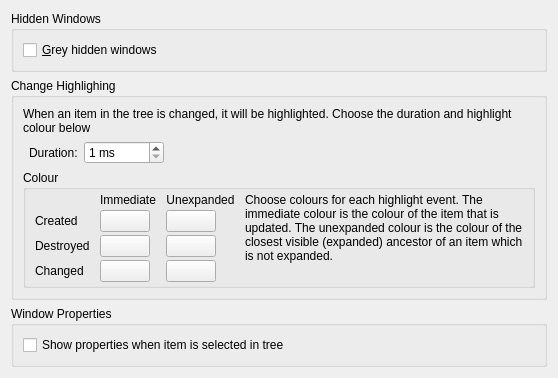
            <widget class="QWidget" name="windowTreePage">
             <layout class="QFormLayout" name="formLayout_5">
              <property name="fieldGrowthPolicy">
               <enum>QFormLayout::AllNonFixedFieldsGrow</enum>
              </property>
              <item row="1" column="0" colspan="2">
               <widget class="QGroupBox" name="groupBox_7">
                <property name="title">
                 <string>Change Highlighing</string>
                </property>
                <layout class="QVBoxLayout" name="verticalLayout_10">
                 <item>
                  <widget class="QLabel" name="label_16">
                   <property name="text">
                    <string>When an item in the tree is changed, it will be highlighted. Choose the duration and highlight colour below</string>
                   </property>
                   <property name="wordWrap">
                    <bool>true</bool>
                   </property>
                  </widget>
                 </item>
                 <item>
                  <widget class="QWidget" name="widget_11" native="true">
                   <layout class="QHBoxLayout" name="horizontalLayout_6">
                    <property name="leftMargin">
                     <number>6</number>
                    </property>
                    <property name="topMargin">
                     <number>0</number>
                    </property>
                    <property name="rightMargin">
                     <number>0</number>
                    </property>
                    <property name="bottomMargin">
                     <number>0</number>
                    </property>
                    <item>
                     <widget class="QLabel" name="label_15">
                      <property name="text">
                       <string>Duration:</string>
                      </property>
                     </widget>
                    </item>
                    <item>
                     <widget class="QSpinBox" name="spnChangeDuration">
                      <property name="suffix">
                       <string> ms</string>
                      </property>
                      <property name="minimum">
                       <number>1</number>
                      </property>
                      <property name="maximum">
                       <number>10000</number>
                      </property>
                     </widget>
                    </item>
                    <item>
                     <spacer name="horizontalSpacer_4">
                      <property name="orientation">
                       <enum>Qt::Horizontal</enum>
                      </property>
                      <property name="sizeHint" stdset="0">
                       <size>
                        <width>40</width>
                        <height>20</height>
                       </size>
                      </property>
                     </spacer>
                    </item>
                   </layout>
                  </widget>
                 </item>
                 <item>
                  <widget class="QGroupBox" name="groupBox_8">
                   <property name="title">
                    <string>Colour</string>
                   </property>
                   <layout class="QHBoxLayout" name="horizontalLayout_5" stretch="0,1">
                    <property name="spacing">
                     <number>10</number>
                    </property>
                    <property name="topMargin">
                     <number>3</number>
                    </property>
                    <property name="bottomMargin">
                     <number>3</number>
                    </property>
                    <item>
                     <widget class="QWidget" name="widget_12" native="true">
                      <layout class="QGridLayout" name="gridLayout_6">
                       <property name="leftMargin">
                        <number>0</number>
                       </property>
                       <property name="topMargin">
                        <number>0</number>
                       </property>
                       <property name="rightMargin">
                        <number>0</number>
                       </property>
                       <property name="bottomMargin">
                        <number>0</number>
                       </property>
                       <property name="horizontalSpacing">
                        <number>10</number>
                       </property>
                       <property name="verticalSpacing">
                        <number>3</number>
                       </property>
                       <item row="0" column="1">
                        <widget class="QLabel" name="label_19">
                         <property name="text">
                          <string>Immediate</string>
                         </property>
                         <property name="alignment">
                          <set>Qt::AlignCenter</set>
                         </property>
                        </widget>
                       </item>
                       <item row="0" column="2">
                        <widget class="QLabel" name="label_20">
                         <property name="text">
                          <string>Unexpanded</string>
                         </property>
                         <property name="alignment">
                          <set>Qt::AlignCenter</set>
                         </property>
                        </widget>
                       </item>
                       <item row="1" column="0">
                        <widget class="QLabel" name="label_17">
                         <property name="text">
                          <string>Created</string>
                         </property>
                        </widget>
                       </item>
                       <item row="1" column="1">
                        <widget class="ColourButton" name="btnCreatedColour1">
                         <property name="minimumSize">
                          <size>
                           <width>50</width>
                           <height>0</height>
                          </size>
                         </property>
                         <property name="maximumSize">
                          <size>
                           <width>50</width>
                           <height>16777215</height>
                          </size>
                         </property>
                         <property name="text">
                          <string/>
                         </property>
                        </widget>
                       </item>
                       <item row="1" column="2">
                        <widget class="ColourButton" name="btnCreatedColour2">
                         <property name="minimumSize">
                          <size>
                           <width>50</width>
                           <height>0</height>
                          </size>
                         </property>
                         <property name="maximumSize">
                          <size>
                           <width>50</width>
                           <height>16777215</height>
                          </size>
                         </property>
                         <property name="text">
                          <string/>
                         </property>
                        </widget>
                       </item>
                       <item row="2" column="0">
                        <widget class="QLabel" name="label_18">
                         <property name="text">
                          <string>Destroyed</string>
                         </property>
                        </widget>
                       </item>
                       <item row="2" column="1">
                        <widget class="ColourButton" name="btnDestroyedColour1">
                         <property name="minimumSize">
                          <size>
                           <width>50</width>
                           <height>0</height>
                          </size>
                         </property>
                         <property name="maximumSize">
                          <size>
                           <width>50</width>
                           <height>16777215</height>
                          </size>
                         </property>
                         <property name="text">
                          <string/>
                         </property>
                        </widget>
                       </item>
                       <item row="2" column="2">
                        <widget class="ColourButton" name="btnDestroyedColour2">
                         <property name="minimumSize">
                          <size>
                           <width>50</width>
                           <height>0</height>
                          </size>
                         </property>
                         <property name="maximumSize">
                          <size>
                           <width>50</width>
                           <height>16777215</height>
                          </size>
                         </property>
                         <property name="text">
                          <string/>
                         </property>
                        </widget>
                       </item>
                       <item row="3" column="0">
                        <widget class="QLabel" name="label_22">
                         <property name="text">
                          <string>Changed</string>
                         </property>
                        </widget>
                       </item>
                       <item row="3" column="1">
                        <widget class="ColourButton" name="btnChangedColour1">
                         <property name="minimumSize">
                          <size>
                           <width>50</width>
                           <height>0</height>
                          </size>
                         </property>
                         <property name="maximumSize">
                          <size>
                           <width>50</width>
                           <height>16777215</height>
                          </size>
                         </property>
                         <property name="text">
                          <string/>
                         </property>
                        </widget>
                       </item>
                       <item row="3" column="2">
                        <widget class="ColourButton" name="btnChangedColour2">
                         <property name="minimumSize">
                          <size>
                           <width>50</width>
                           <height>0</height>
                          </size>
                         </property>
                         <property name="maximumSize">
                          <size>
                           <width>50</width>
                           <height>16777215</height>
                          </size>
                         </property>
                         <property name="text">
                          <string/>
                         </property>
                        </widget>
                       </item>
                      </layout>
                     </widget>
                    </item>
                    <item>
                     <widget class="QLabel" name="label_21">
                      <property name="text">
                       <string>Choose colours for each highlight event. The immediate colour is the colour of the item that is updated. The unexpanded colour is the colour of the closest visible (expanded) ancestor of an item which is not expanded.</string>
                      </property>
                      <property name="alignment">
                       <set>Qt::AlignLeading|Qt::AlignLeft|Qt::AlignTop</set>
                      </property>
                      <property name="wordWrap">
                       <bool>true</bool>
                      </property>
                     </widget>
                    </item>
                   </layout>
                  </widget>
                 </item>
                </layout>
               </widget>
              </item>
              <item row="0" column="0" colspan="2">
               <widget class="QGroupBox" name="groupBox_9">
                <property name="title">
                 <string>Hidden Windows</string>
                </property>
                <layout class="QVBoxLayout" name="verticalLayout_12">
                 <item>
                  <widget class="QCheckBox" name="chGreyHiddenWindows">
                   <property name="text">
                    <string>&amp;Grey hidden windows</string>
                   </property>
                  </widget>
                 </item>
                </layout>
               </widget>
              </item>
              <item row="2" column="0" colspan="2">
               <widget class="QGroupBox" name="groupBox_12">
                <property name="title">
                 <string>Window Properties</string>
                </property>
                <layout class="QVBoxLayout" name="verticalLayout_2">
                 <item>
                  <widget class="QCheckBox" name="chOpenPropertiesOnSelect">
                   <property name="text">
                    <string>Show properties when item is selected in tree</string>
                   </property>
                  </widget>
                 </item>
                </layout>
               </widget>
              </item>
             </layout>
            </widget>
